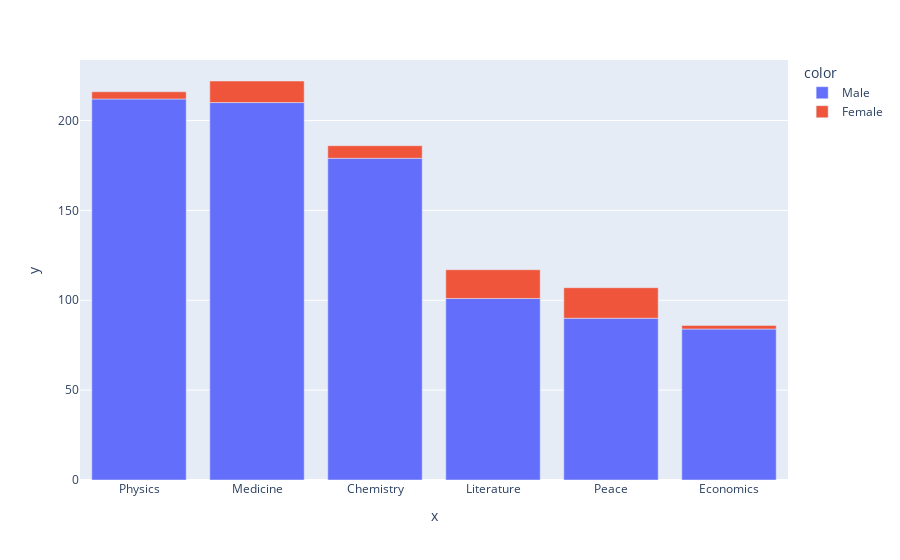

The cell this chart's notebook holds for it:
### Markdown cell above
# Male and Female Winners by Category

**Challenge**: Create a [plotly bar chart](https://plotly.com/python/bar-charts/) that shows the split between men and women by category.

### Code cell
cat_men_women =  df_data.groupby(["category", "sex"], as_index = False).agg({"prize":pd.Series.count})
cat_men_women.sort_values("prize", ascending = False, inplace=True)
fig =  px.bar(df_data, x = cat_men_women.category, y = cat_men_women.prize, color = cat_men_women.sex )
fig.show()

### Figure 1 — Plotly figure (JSON) as saved in the notebook; plotly's stock layout.template omitted (floating-point values rounded to 4 significant figures)
{"data": [{"alignmentgroup": "True", "hovertemplate": "color=Male<br>x=%{x}<br>y=%{y}<extra></extra>", "legendgroup": "Male", "marker": {"color": "#636efa", "pattern": {"shape": ""}}, "name": "Male", "offsetgroup": "Male", "orientation": "v", "showlegend": true, "textposition": "auto", "type": "bar", "x": ["Physics", "Medicine", "Chemistry", "Literature", "Peace", "Economics"], "xaxis": "x", "y": [212, 210, 179, 101, 90, 84], "yaxis": "y"}, {"alignmentgroup": "True", "hovertemplate": "color=Female<br>x=%{x}<br>y=%{y}<extra></extra>", "legendgroup": "Female", "marker": {"color": "#EF553B", "pattern": {"shape": ""}}, "name": "Female", "offsetgroup": "Female", "orientation": "v", "showlegend": true, "textposition": "auto", "type": "bar", "x": ["Peace", "Literature", "Medicine", "Chemistry", "Physics", "Economics"], "xaxis": "x", "y": [17, 16, 12, 7, 4, 2], "yaxis": "y"}], "layout": {"barmode": "relative", "legend": {"title": {"text": "color"}, "tracegroupgap": 0}, "margin": {"t": 60}, "xaxis": {"anchor": "y", "domain": [0, 1], "title": {"text": "x"}}, "yaxis": {"anchor": "x", "domain": [0, 1], "title": {"text": "y"}}}}
